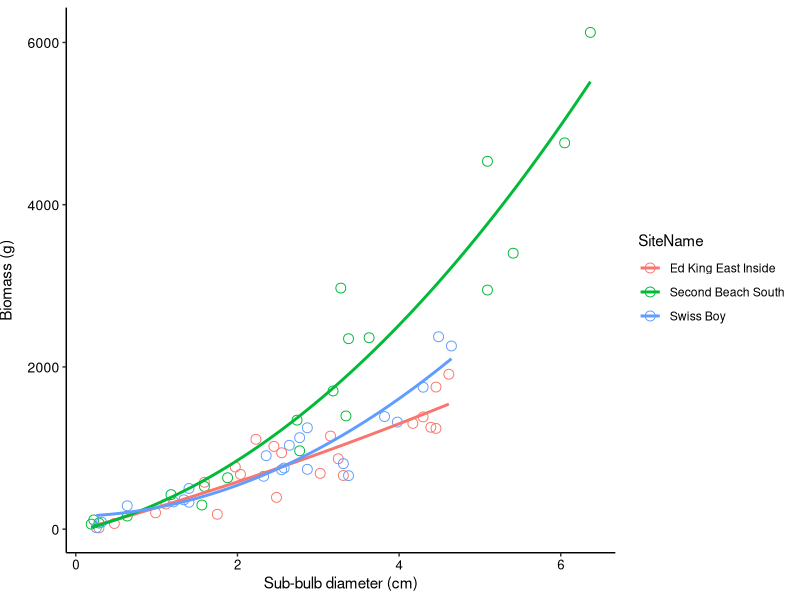

This chart was generated by the following R code:
## Barkley Sound N. luetkeana biomass data
## Author: Claire Attridge
## Origin date: September 2022

library(tidyverse)
library(mgcv) # For gam models

nereo <- read.csv("./MSc_data/Data_new/nereo_biomass_2022.csv") 

# converting from circumference to diameter
nereo <- nereo %>%
  mutate(Sub_diam_cm = (Sub_circ_cm/3.14159))

# plotting sub-bulb (cm) to biomass (g) relationship
ggplot(data=nereo, aes(x=Sub_diam_cm, y=Biomass_g, color=SiteName, group=SiteName)) +
  geom_point(size=3, shape=21) +
  # geom_smooth(method="gam", formula = y ~ s(x, bs="cs", k=3), se=F) + # GAM
  geom_smooth(method="lm", formula = y ~ x + I(x^2), se=F) + # Lm quadratic
  # geom_smooth(method="lm", formula = y ~ x, se=F) + # Lm
  scale_fill_manual(values=c("green", "orange")) +
  theme_classic() +
  theme(
    axis.text.x = element_text(color="black", size="9.5"),
    axis.text.y = element_text(color="black", size="10"),
    axis.title.y = element_text(color="black", size="11", vjust=3)) +
  xlab("Sub-bulb diameter (cm)") + ylab("Biomass (g)")

# # generating gam model of sub-bulb (cm) to biomass (g) relationship
# model <- mgcv::gam(Biomass_g~s(Sub_diam_cm, bs="cs", k=3), family="poisson", data=nereo)
# summary(model)

# generating linear model with quadratic term of sub-bulb (cm) to biomass (g) relationship
model <- lm(Biomass_g ~ Sub_diam_cm + I(Sub_diam_cm^2), data=nereo)
summary(model)
coef(model)

## Model equation: Biomass = 150.7966(Sub-bulb)^2 -216.2721(Sub-bulb) + 315.0124 ##

# Testing out model predictions
predict(model, data.frame(Sub_diam_cm=0.509))
